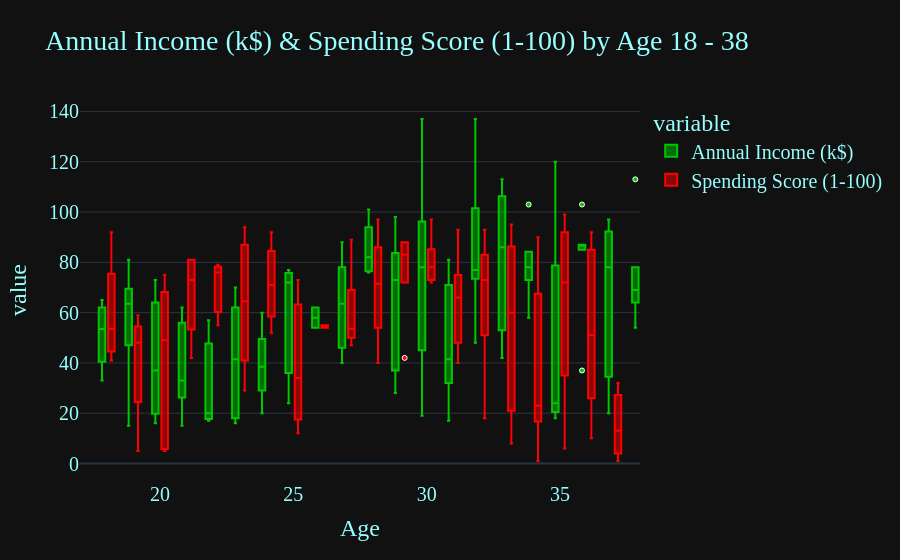

The code cell stored with this chart in its notebook:
### Markdown cell above
# Annual Income (k$) & Spending Score (1-100) by Age 18 - 38

### Code cell
fig = px.box(df, x = "Age",  y = ["Annual Income (k$)", "Spending Score (1-100)"], color = "variable",
             range_x = (17, 38), color_discrete_sequence = ["#00C700", "#FF0000"],
             title = "Annual Income (k$) & Spending Score (1-100) by Age 18 - 38")

fig.update_layout(template = "plotly_dark", font = dict(family = "PT Sans", size = 20, color = "#97FFFF"))
fig.update_traces(marker = dict(size = 5, line = dict(width = 1, color = "#FFFFFF")))

fig.show()

### Figure 1 — Plotly figure (JSON) as saved in the notebook; plotly's stock layout.template omitted (floating-point values rounded to 4 significant figures; data arrays with more than 128 entries replaced by an {"elided": "..."} marker saying what was removed)
{"data": [{"alignmentgroup": "True", "hovertemplate": "variable=Annual Income (k$)<br>Age=%{x}<br>value=%{y}<extra></extra>", "legendgroup": "Annual Income (k$)", "marker": {"color": "#00C700", "line": {"color": "#FFFFFF", "width": 1}, "size": 5}, "name": "Annual Income (k$)", "notched": false, "offsetgroup": "Annual Income (k$)", "orientation": "v", "showlegend": true, "type": "box", "x": {"elided": "200 int values"}, "x0": " ", "xaxis": "x", "y": {"elided": "200 int values"}, "y0": " ", "yaxis": "y"}, {"alignmentgroup": "True", "hovertemplate": "variable=Spending Score (1-100)<br>Age=%{x}<br>value=%{y}<extra></extra>", "legendgroup": "Spending Score (1-100)", "marker": {"color": "#FF0000", "line": {"color": "#FFFFFF", "width": 1}, "size": 5}, "name": "Spending Score (1-100)", "notched": false, "offsetgroup": "Spending Score (1-100)", "orientation": "v", "showlegend": true, "type": "box", "x": {"elided": "200 int values"}, "x0": " ", "xaxis": "x", "y": {"elided": "200 int values"}, "y0": " ", "yaxis": "y"}], "layout": {"boxmode": "group", "font": {"color": "#97FFFF", "family": "PT Sans", "size": 20}, "legend": {"title": {"text": "variable"}, "tracegroupgap": 0}, "title": {"text": "Annual Income (k$) & Spending Score (1-100) by Age 18 - 38"}, "xaxis": {"anchor": "y", "domain": [0.0, 1.0], "range": [17, 38], "title": {"text": "Age"}}, "yaxis": {"anchor": "x", "domain": [0.0, 1.0], "title": {"text": "value"}}}}
